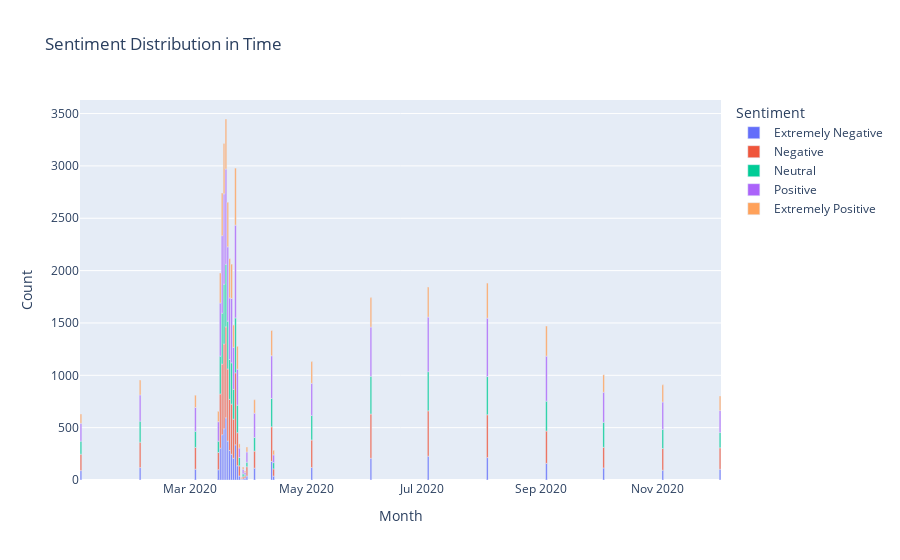

Notebook code for this chart:
### Code cell
px.bar(df_train_month, x='Month', y='Count', color='Sentiment', 
             title="Sentiment Distribution in Time", 
             category_orders={
                 "Month": ["January", "February", "March", "April", "May", "June", "July", "September",
                          "October", "November", "December"], 
                 "Sentiment": ["Extremely Negative", "Negative", "Neutral", "Positive", "Extremely Positive"]
             }
        )

### Figure 1 — Plotly figure (JSON) as saved in the notebook; plotly's stock layout.template omitted (floating-point values rounded to 4 significant figures)
{"data": [{"alignmentgroup": "True", "hovertemplate": "Sentiment=Extremely Negative<br>Month=%{x}<br>Count=%{y}<extra></extra>", "legendgroup": "Extremely Negative", "marker": {"color": "#636efa"}, "name": "Extremely Negative", "offsetgroup": "Extremely Negative", "orientation": "v", "showlegend": true, "textposition": "auto", "type": "bar", "x": ["2020-01-04T00:00:00", "2020-02-04T00:00:00", "2020-03-04T00:00:00", "2020-03-16T00:00:00", "2020-03-17T00:00:00", "2020-03-18T00:00:00", "2020-03-19T00:00:00", "2020-03-20T00:00:00", "2020-03-21T00:00:00", "2020-03-22T00:00:00", "2020-03-23T00:00:00", "2020-03-24T00:00:00", "2020-03-25T00:00:00", "2020-03-26T00:00:00", "2020-03-27T00:00:00", "2020-03-28T00:00:00", "2020-03-29T00:00:00", "2020-03-30T00:00:00", "2020-03-31T00:00:00", "2020-04-04T00:00:00", "2020-04-13T00:00:00", "2020-04-14T00:00:00", "2020-05-04T00:00:00", "2020-06-04T00:00:00", "2020-07-04T00:00:00", "2020-08-04T00:00:00", "2020-09-04T00:00:00", "2020-10-04T00:00:00", "2020-11-04T00:00:00", "2020-12-04T00:00:00"], "xaxis": "x", "y": [90, 119, 103, 98, 304, 433, 489, 594, 372, 282, 246, 208, 336, 136, 38, 1, 10, 19, 38, 113, 178, 37, 120, 207, 227, 214, 159, 115, 93, 102], "yaxis": "y"}, {"alignmentgroup": "True", "hovertemplate": "Sentiment=Negative<br>Month=%{x}<br>Count=%{y}<extra></extra>", "legendgroup": "Negative", "marker": {"color": "#EF553B"}, "name": "Negative", "offsetgroup": "Negative", "orientation": "v", "showlegend": true, "textposition": "auto", "type": "bar", "x": ["2020-01-04T00:00:00", "2020-02-04T00:00:00", "2020-03-04T00:00:00", "2020-03-16T00:00:00", "2020-03-17T00:00:00", "2020-03-18T00:00:00", "2020-03-19T00:00:00", "2020-03-20T00:00:00", "2020-03-21T00:00:00", "2020-03-22T00:00:00", "2020-03-23T00:00:00", "2020-03-24T00:00:00", "2020-03-25T00:00:00", "2020-03-26T00:00:00", "2020-03-27T00:00:00", "2020-03-28T00:00:00", "2020-03-29T00:00:00", "2020-03-30T00:00:00", "2020-03-31T00:00:00", "2020-04-04T00:00:00", "2020-04-13T00:00:00", "2020-04-14T00:00:00", "2020-05-04T00:00:00", "2020-06-04T00:00:00", "2020-07-04T00:00:00", "2020-08-04T00:00:00", "2020-09-04T00:00:00", "2020-10-04T00:00:00", "2020-11-04T00:00:00", "2020-12-04T00:00:00"], "xaxis": "x", "y": [156, 242, 208, 165, 518, 674, 810, 869, 689, 488, 479, 373, 688, 316, 97, 4, 22, 20, 89, 163, 330, 69, 262, 423, 434, 409, 309, 197, 208, 206], "yaxis": "y"}, {"alignmentgroup": "True", "hovertemplate": "Sentiment=Neutral<br>Month=%{x}<br>Count=%{y}<extra></extra>", "legendgroup": "Neutral", "marker": {"color": "#00cc96"}, "name": "Neutral", "offsetgroup": "Neutral", "orientation": "v", "showlegend": true, "textposition": "auto", "type": "bar", "x": ["2020-01-04T00:00:00", "2020-02-04T00:00:00", "2020-03-04T00:00:00", "2020-03-16T00:00:00", "2020-03-17T00:00:00", "2020-03-18T00:00:00", "2020-03-19T00:00:00", "2020-03-20T00:00:00", "2020-03-21T00:00:00", "2020-03-22T00:00:00", "2020-03-23T00:00:00", "2020-03-24T00:00:00", "2020-03-25T00:00:00", "2020-03-26T00:00:00", "2020-03-27T00:00:00", "2020-03-28T00:00:00", "2020-03-29T00:00:00", "2020-03-30T00:00:00", "2020-03-31T00:00:00", "2020-04-04T00:00:00", "2020-04-13T00:00:00", "2020-04-14T00:00:00", "2020-05-04T00:00:00", "2020-06-04T00:00:00", "2020-07-04T00:00:00", "2020-08-04T00:00:00", "2020-09-04T00:00:00", "2020-10-04T00:00:00", "2020-11-04T00:00:00", "2020-12-04T00:00:00"], "xaxis": "x", "y": [125, 201, 154, 108, 361, 486, 571, 597, 456, 381, 394, 284, 524, 263, 80, 1, 28, 10, 42, 130, 271, 60, 235, 360, 374, 365, 285, 239, 182, 146], "yaxis": "y"}, {"alignmentgroup": "True", "hovertemplate": "Sentiment=Positive<br>Month=%{x}<br>Count=%{y}<extra></extra>", "legendgroup": "Positive", "marker": {"color": "#ab63fa"}, "name": "Positive", "offsetgroup": "Positive", "orientation": "v", "showlegend": true, "textposition": "auto", "type": "bar", "x": ["2020-01-04T00:00:00", "2020-02-04T00:00:00", "2020-03-04T00:00:00", "2020-03-16T00:00:00", "2020-03-17T00:00:00", "2020-03-18T00:00:00", "2020-03-19T00:00:00", "2020-03-20T00:00:00", "2020-03-21T00:00:00", "2020-03-22T00:00:00", "2020-03-23T00:00:00", "2020-03-24T00:00:00", "2020-03-25T00:00:00", "2020-03-26T00:00:00", "2020-03-27T00:00:00", "2020-03-28T00:00:00", "2020-03-29T00:00:00", "2020-03-30T00:00:00", "2020-03-31T00:00:00", "2020-04-04T00:00:00", "2020-04-13T00:00:00", "2020-04-14T00:00:00", "2020-05-04T00:00:00", "2020-06-04T00:00:00", "2020-07-04T00:00:00", "2020-08-04T00:00:00", "2020-09-04T00:00:00", "2020-10-04T00:00:00", "2020-11-04T00:00:00", "2020-12-04T00:00:00"], "xaxis": "x", "y": [170, 251, 228, 186, 508, 741, 863, 910, 710, 588, 615, 402, 886, 343, 91, 6, 42, 24, 99, 232, 408, 74, 306, 471, 521, 558, 430, 287, 262, 210], "yaxis": "y"}, {"alignmentgroup": "True", "hovertemplate": "Sentiment=Extremely Positive<br>Month=%{x}<br>Count=%{y}<extra></extra>", "legendgroup": "Extremely Positive", "marker": {"color": "#FFA15A"}, "name": "Extremely Positive", "offsetgroup": "Extremely Positive", "orientation": "v", "showlegend": true, "textposition": "auto", "type": "bar", "x": ["2020-01-04T00:00:00", "2020-02-04T00:00:00", "2020-03-04T00:00:00", "2020-03-16T00:00:00", "2020-03-17T00:00:00", "2020-03-18T00:00:00", "2020-03-19T00:00:00", "2020-03-20T00:00:00", "2020-03-21T00:00:00", "2020-03-22T00:00:00", "2020-03-23T00:00:00", "2020-03-24T00:00:00", "2020-03-25T00:00:00", "2020-03-26T00:00:00", "2020-03-27T00:00:00", "2020-03-28T00:00:00", "2020-03-29T00:00:00", "2020-03-30T00:00:00", "2020-03-31T00:00:00", "2020-04-04T00:00:00", "2020-04-13T00:00:00", "2020-04-14T00:00:00", "2020-05-04T00:00:00", "2020-06-04T00:00:00", "2020-07-04T00:00:00", "2020-08-04T00:00:00", "2020-09-04T00:00:00", "2020-10-04T00:00:00", "2020-11-04T00:00:00", "2020-12-04T00:00:00"], "xaxis": "x", "y": [89, 141, 117, 99, 286, 408, 482, 478, 426, 375, 328, 213, 545, 219, 39, 11, 23, 14, 48, 129, 241, 44, 208, 281, 287, 335, 288, 167, 164, 139], "yaxis": "y"}], "layout": {"barmode": "relative", "legend": {"title": {"text": "Sentiment"}, "tracegroupgap": 0}, "title": {"text": "Sentiment Distribution in Time"}, "xaxis": {"anchor": "y", "categoryarray": ["January", "February", "March", "April", "May", "June", "July", "September", "October", "November", "December"], "categoryorder": "array", "domain": [0, 1], "title": {"text": "Month"}}, "yaxis": {"anchor": "x", "domain": [0, 1], "title": {"text": "Count"}}}}
